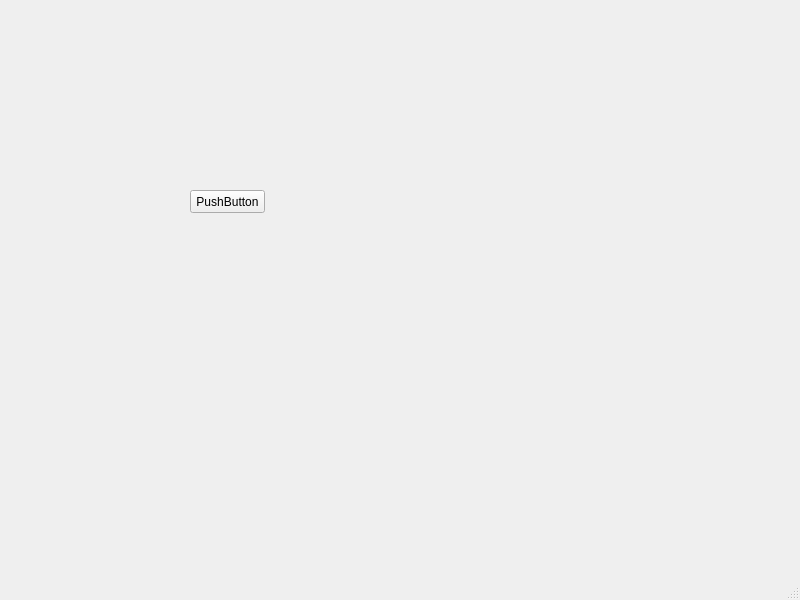
<?xml version="1.0" encoding="UTF-8"?>
<ui version="4.0">
 <class>MainWindow</class>
 <widget class="QMainWindow" name="MainWindow">
  <property name="geometry">
   <rect>
    <x>0</x>
    <y>0</y>
    <width>800</width>
    <height>600</height>
   </rect>
  </property>
  <property name="windowTitle">
   <string>MainWindow</string>
  </property>
  <widget class="QWidget" name="centralwidget">
   <widget class="QPushButton" name="pushButton">
    <property name="geometry">
     <rect>
      <x>190</x>
      <y>190</y>
      <width>75</width>
      <height>23</height>
     </rect>
    </property>
    <property name="text">
     <string>PushButton</string>
    </property>
   </widget>
  </widget>
  <widget class="QMenuBar" name="menubar">
   <property name="geometry">
    <rect>
     <x>0</x>
     <y>0</y>
     <width>800</width>
     <height>21</height>
    </rect>
   </property>
  </widget>
  <widget class="QStatusBar" name="statusbar"/>
 </widget>
 <resources/>
 <connections/>
</ui>
